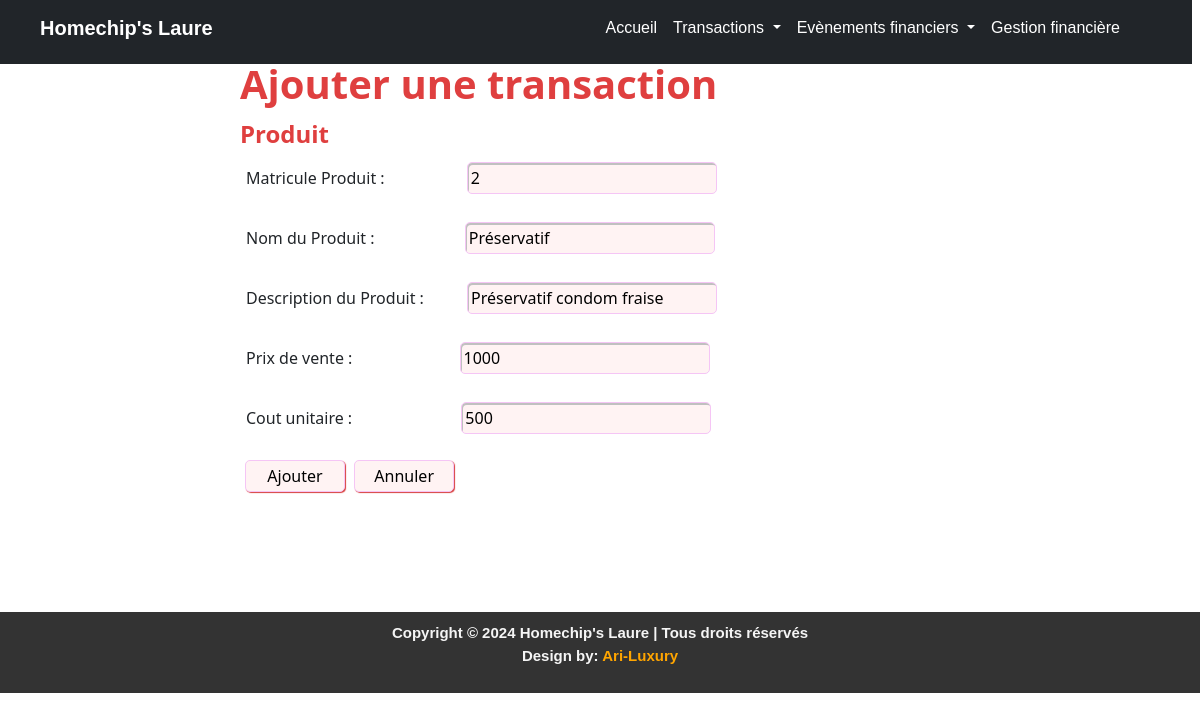
Before: /modif_form_prod.php?id=2 with the older database file.
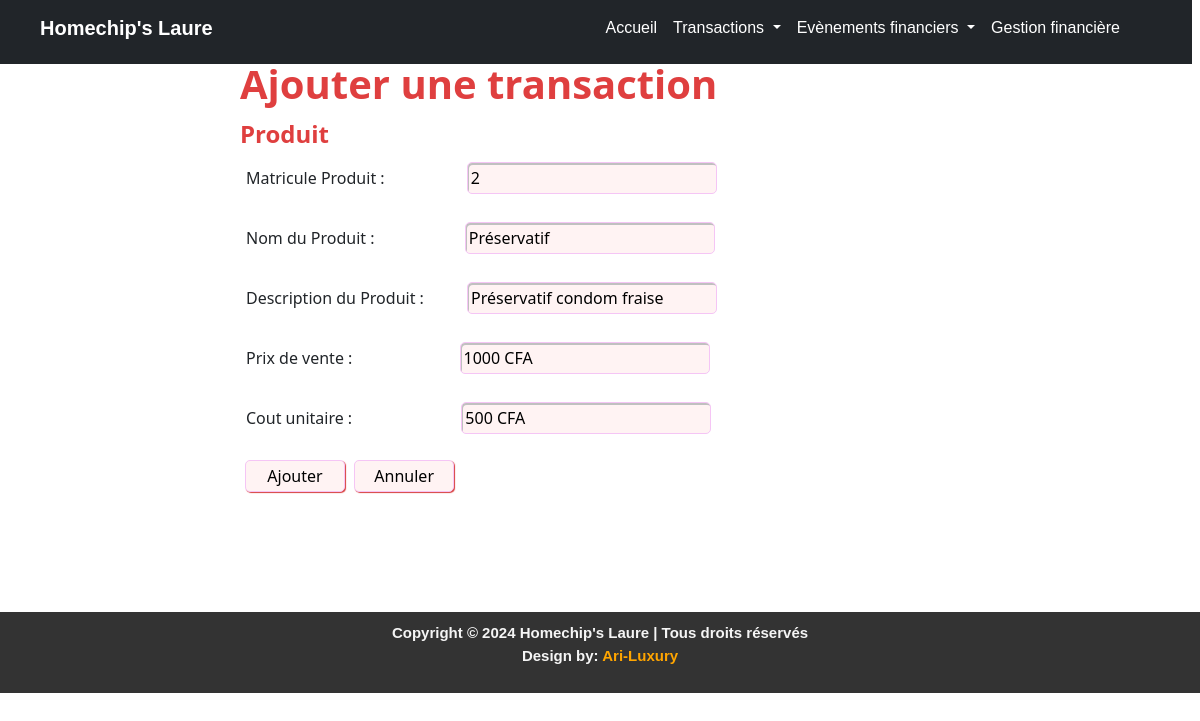
After: the same page with the newer database file.
### tables this page shows
CREATE TABLE `produits` (
  `idProduit` int(11) NOT NULL,
  `NomProduit` varchar(20) NOT NULL,
  `DescriptionProduit` varchar(255) NOT NULL,
  `PrixVente` varchar(20) NOT NULL,
  `CoutUnitaire` varchar(20) NOT NULL
);

### modif_form_prod.php (the view, shortened to what this page needs)
<?php
    include('connexion.php');
    $matprod = $_GET['id'];
    $req = "SELECT * FROM produits where idProduit= $matprod";
    $reponse = $bdd -> query($req);
    $donnee = $reponse -> fetchAll();
?>
<!DOCTYPE html>
<html lang="en">
<head>
    <link rel="stylesheet" href="css/form_prod.css">
</head>
<body>
    <?php include 'navbar/en_tete.php'; ?>
    <section>
        <h1 class="ajout">Ajouter une transaction</h1>
        <form action="valider_modif_form.php" method="post">
            <fieldset>
                <legend>Produit</legend>
                <?php
                    foreach($donnee as $liste){
                ?>
                <label for="">Matricule Produit :</label>
                <input type="text" name="s_numero" class="matprod" value= "<?= $liste['idProduit'] ?>">
                <br><br>
                <label for="">Nom du Produit :</label>
                <input type="text" name="s_nomproduit" class="nom" value= "<?= $liste['NomProduit'] ?>">
                <br><br>
                <label for="">Description du Produit :</label>
                <input type="text" name="s_descriptionproduit" class="description" value= "<?= $liste['DescriptionProduit'] ?>">
                <br><br>
                <label for="">Prix de vente :</label>
                <input type="text" name="s_prixvente" class="prix" value= "<?= $liste['PrixVente'] ?>">
                <br><br>
                <label for="">Cout unitaire :</label>
                <input type="text" name="s_coutunit" class="cout" value= "<?= $liste['CoutUnitaire'] ?>">
                <?php
                    }
                ?>
            </fieldset>
            <br>
            <input type="submit" value="Ajouter">
            <input type="reset" value="Annuler">
        </form>
    </section>
    <div class="footer">
        <p>Copyright © 2024 Homechip's Laure | Tous droits réservés <br>
            Design by: <a href="https://ari-luxury.com">Ari-Luxury</a>
        </p>
    </div>
</body>
</html>

Changed rows visible on the page:
changed produits "Préservatif": s_prixvente "1000" → "1000 CFA"; s_coutunit "500" → "500 CFA"
